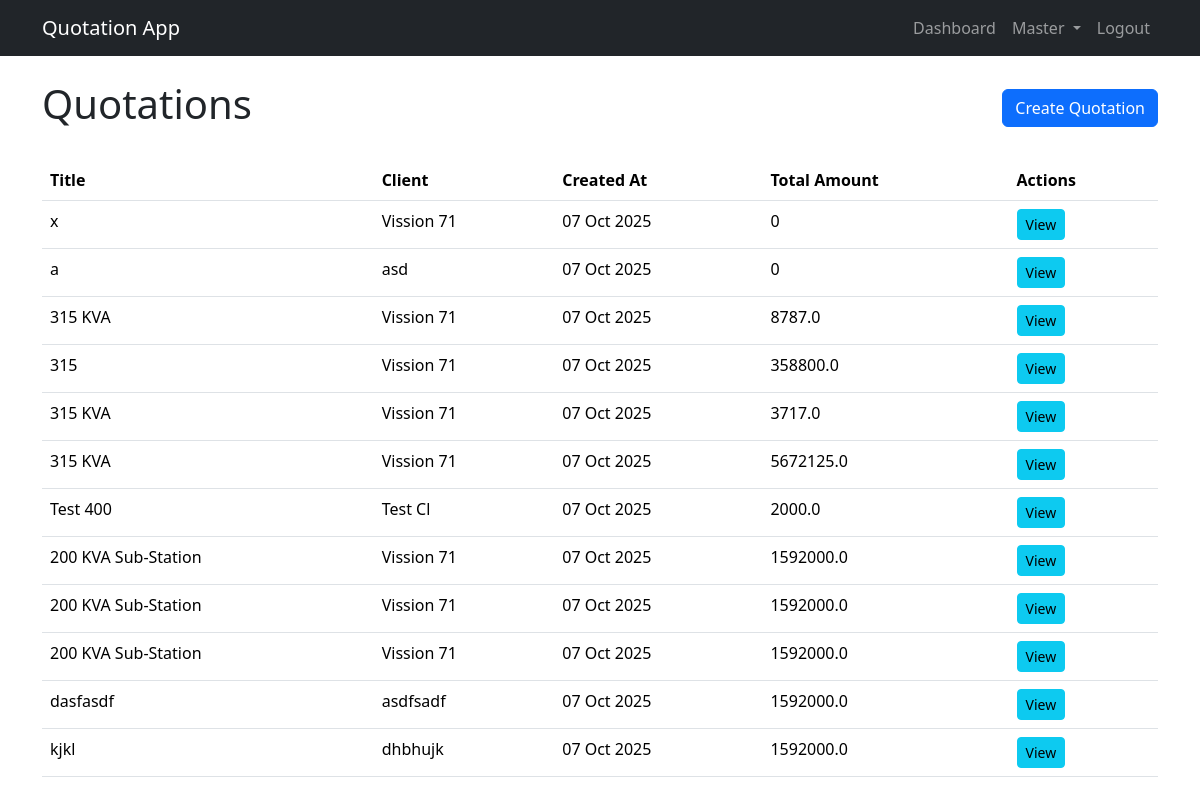
Page / (signed in) on the earlier database version.
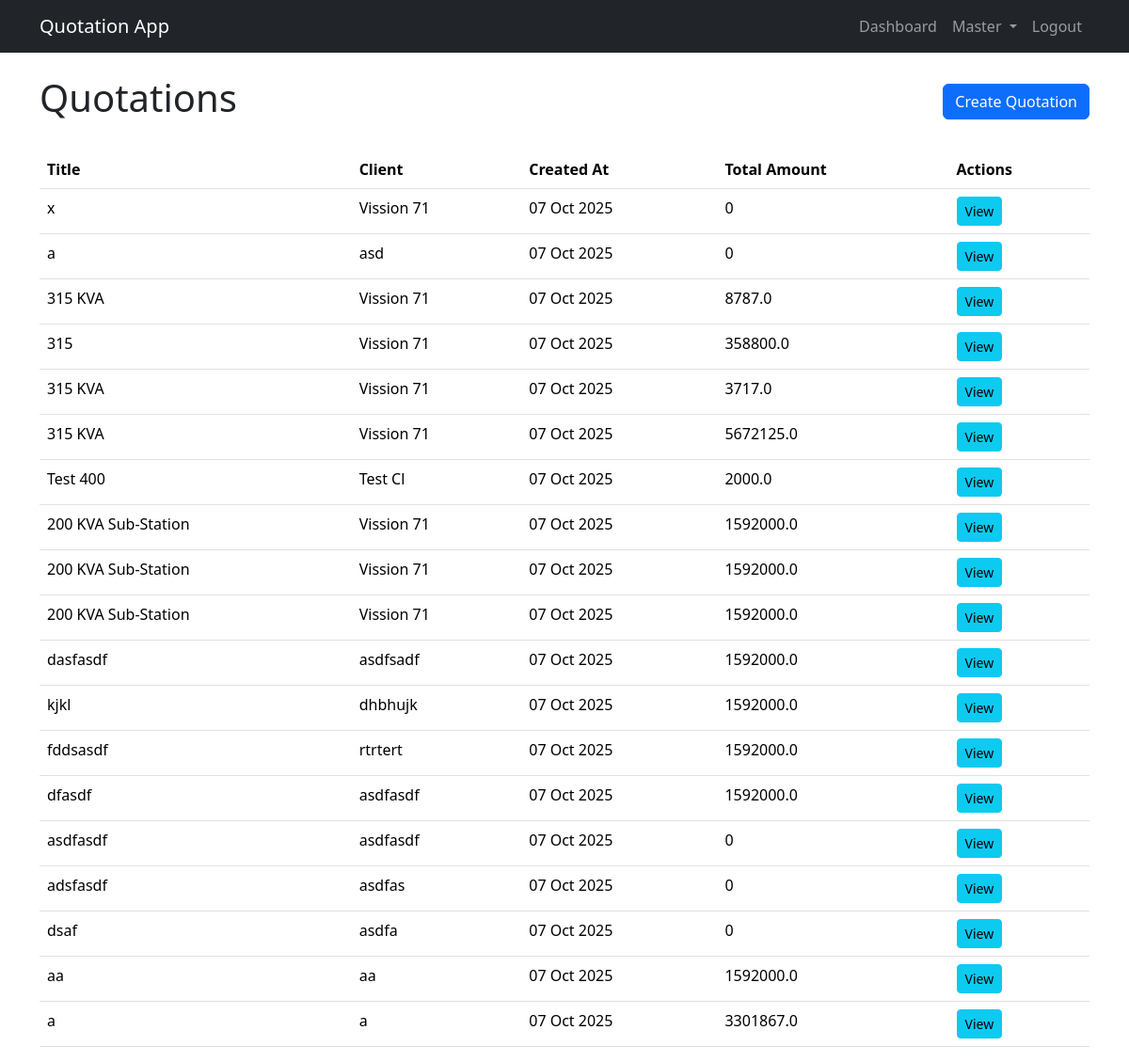
Same page on the later database version.
### pages/models.py (models this page shows, shortened)
class Quotation(models.Model):
    title = models.CharField(max_length=255)
    client_name = models.CharField(max_length=255)
    template = models.ForeignKey(QuotationTemplate, on_delete=models.SET_NULL, null=True, blank=True)
    created_at = models.DateTimeField(auto_now_add=True)
    def total_amount(self):
        return sum(group.subtotal() for group in self.groups.all())

class QuotationGroup(models.Model):
    quotation = models.ForeignKey(Quotation, on_delete=models.CASCADE, related_name='groups')
    name = models.CharField(max_length=255)
    def subtotal(self):
        return sum(item.total_price for item in self.items.all())

class QuotationItem(models.Model):
    group = models.ForeignKey(QuotationGroup, on_delete=models.CASCADE, related_name='items')
    item = models.ForeignKey(Item, on_delete=models.CASCADE)
    qty = models.FloatField(default=1)
    unit_price = models.FloatField(default=0)
    total_price = models.FloatField(default=0)

### pages/views.py (the view)
# urls.py: path('', QuotationListView.as_view(), name='quotation_list'),
@method_decorator(login_required, name='dispatch')
class QuotationListView(ListView):
    model = Quotation
    template_name = 'pages/quotation_list.html'
    context_object_name = 'quotations'

### templates/pages/quotation_list.html (shortened to what this page needs)
{% extends 'base.html' %}
{% block content %}
    <div class="d-flex justify-content-between align-items-center mb-4">
        <h1>Quotations</h1>
        <a href="{% url 'quotation_create' %}" class="btn btn-primary">Create Quotation</a>
    </div>
    <table class="table">
        <thead>
            <tr>
                <th>Title</th>
                <th>Client</th>
                <th>Created At</th>
                <th>Total Amount</th>
                <th>Actions</th>
            </tr>
        </thead>
        <tbody>
            {% for quotation in quotations %}
                <tr>
                    <td>{{ quotation.title }}</td>
                    <td>{{ quotation.client_name }}</td>
                    <td>{{ quotation.created_at|date:"d M Y" }}</td>
                    <td>{{ quotation.total_amount }}</td>
                    <td>
                        <a href="{% url 'quotation_view' quotation.pk %}" class="btn btn-sm btn-info">View</a>
                    </td>
                </tr>
            {% empty %}
                <tr>
                    <td colspan="5">No quotations found.</td>
                </tr>
            {% endfor %}
        </tbody>
    </table>
{% endblock %}

Differences in the rows shown:
added Quotation: title "fddsasdf", client_name "rtrtert", created_at "07 Oct 2025", total_amount "1592000.0"
added Quotation: title "dfasdf", client_name "asdfasdf", created_at "07 Oct 2025", total_amount "1592000.0"
added Quotation: title "asdfasdf", client_name "asdfasdf", created_at "07 Oct 2025", total_amount "0"
added Quotation: title "adsfasdf", client_name "asdfas", created_at "07 Oct 2025", total_amount "0"
added Quotation: title "dsaf", client_name "asdfa", created_at "07 Oct 2025", total_amount "0"
added Quotation: title "aa", client_name "aa", created_at "07 Oct 2025", total_amount "1592000.0"
added Quotation: title "a", client_name "a", created_at "07 Oct 2025", total_amount "3301867.0"
